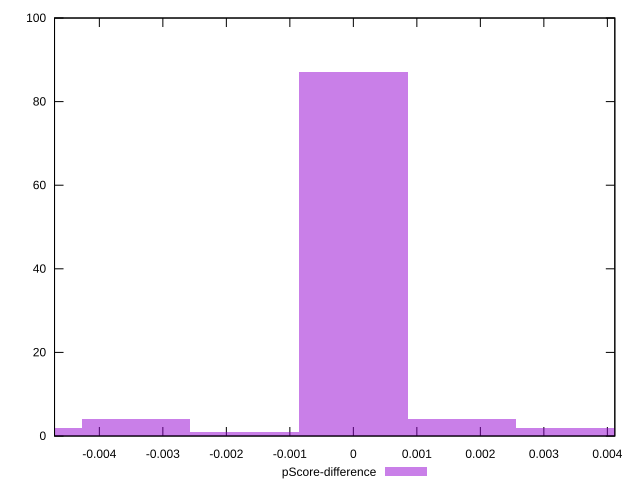

Source code (gnuplot):
reset

$pScoreDifference <<EOF
0 87
0.001710793308239888 4
-0.003421586616479776 4
0.003421586616479776 2
-0.005132379924719664 2
-0.001710793308239888 1
EOF

set key outside below
set boxwidth 0.001710793308239888
set xrange [-0.004705882352941226:0.0041176470588235314]
set yrange [0:100]
set trange [0:100]
set style fill transparent solid 0.5 noborder
set terminal svg size 640, 490 enhanced background rgb 'white'
set output "report_00013_2021-02-09T12-04-24.940Z/uses-text-compression/samples/pages/pScore-difference/histogram.svg"

plot $pScoreDifference title "pScore-difference" with boxes

reset
